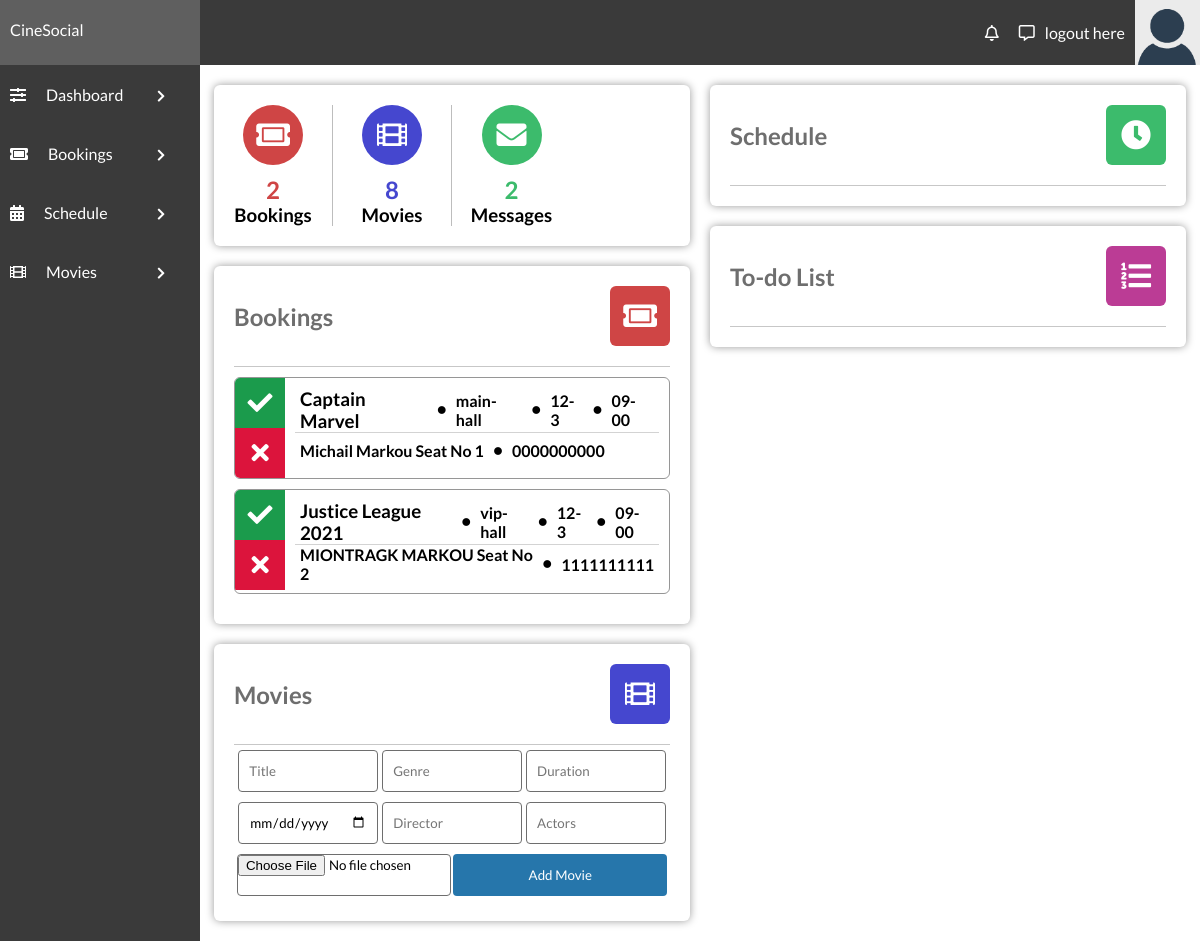
/admin/admin.php (signed in), run on the app's committed database.
### tables this page shows
CREATE TABLE `bookingtable` (
  `bookingID` int(11) NOT NULL,
  `movieName` varchar(100) DEFAULT NULL,
  `bookingTheatre` varchar(100) NOT NULL,
  `bookingType` varchar(100) DEFAULT NULL,
  `bookingDate` varchar(50) NOT NULL,
  `bookingTime` varchar(50) NOT NULL,
  `bookingFName` varchar(100) NOT NULL,
  `bookingLName` varchar(100) DEFAULT NULL,
  `bookingPNumber` varchar(12) NOT NULL,
  `seatP` varchar(10) NOT NULL
);

### includes/classes/Booking.php (the view, shortened to what this page needs)
<?php
class Booking  {
    public function __construct(){
        $this->getbookingNo();
        $this->getMessageNo();
        $this->getMoviesNo();
    }
    public function getCon() {
        return mysqli_connect("localhost", "root", "", "cinema_db");
    }
    public function fetchbookingTable() {
        return "SELECT * FROM bookingTable";
    }
    public function getbookingNo() {
        return mysqli_num_rows(mysqli_query($this->getCon(), $this->fetchbookingTable()));
    }
    public function getMessageNo() {
        return mysqli_num_rows(mysqli_query($this->getCon(), "SELECT * FROM feedbackTable"));
    }
    public function getMoviesNo() {
        return mysqli_num_rows(mysqli_query($this->getCon(), "SELECT * FROM movieTable"));
    }
    public function handleBookings() {
        if($result = mysqli_query($this->getCon(), $this->fetchbookingTable())){
            if(mysqli_num_rows($result) > 0){
                while($row = mysqli_fetch_array($result)){
                    echo "<div class=\"admin-panel-section-booking-item\">\n";
                    echo "                            <div class=\"admin-panel-section-booking-response\">\n";
                    echo "                                <i class=\"fas fa-check accept-booking\" title=\"Verify booking\"></i>\n";
                    echo "                                <a href='deleteBooking.php?id=".$row['bookingID']."'><i class=\"fas fa-times decline-booking\" title=\"Reject booking\"></i></a>\n";
                    echo "                            </div>\n";
                    echo "                            <div class=\"admin-panel-section-booking-info\">\n";
                    echo "                                <div>\n";
                    echo "                                    <h3>". $row['movieName'] ."</h3>\n";
                    echo "                                    <i class=\"fas fa-circle \"></i>\n";
                    echo "                                    <h4>". $row['bookingTheatre'] ."</h4>\n";
                    echo "                                    <i class=\"fas fa-circle \"></i>\n";
                    echo "                                    <h4>". $row['bookingDate'] ."</h4>\n";
                    echo "                                    <i class=\"fas fa-circle \"></i>\n";
                    echo "                                    <h4>". $row['bookingTime'] ."</h4>\n";
                    echo "                                </div>\n";
                    echo "                                <div>\n";
                    echo "                                    <h4>". $row['bookingFName'] ." ". $row['bookingLName'] . " Seat No ". $row['seatP'] ."</h4>\n";
                    echo "                                    <i class=\"fas fa-circle\"></i>\n";
                    echo "                                    <h4>". $row['bookingPNumber'] ."</h4>\n";
                    echo "                                </div>\n";
                    echo "                            </div>\n";
                    echo "                        </div>";
                }
            } else{
                echo '<h4 class="no-annot">No Bookings right now</h4>';
            }
        } else{
            echo "ERROR: Could not able to execute $this->fetchbookingTable(). " . mysqli_error($bookTable->getCon());
        }
    }
}
?>

### admin/admin.php (shortened to what this page needs)
<?php
require '../includes/classes/Booking.php';
?>
<!DOCTYPE html>
<html lang="en">
<head>
    <link rel="stylesheet" href="../assets/css/style-main.css">
    <link rel="stylesheet" href="https://use.fontawesome.com/releases/v5.7.2/css/all.css"
>
</head>
<body>
    <?php
    $bookTable = new Booking();
    ?>
    <div class="admin-section-header">
        <div class="admin-logo">
            CineSocial
        </div>
        <div class="admin-login-info">
            <i class="far fa-bell admin-notification-button"></i>
            <i class="far fa-comment-alt"></i>
            <a href="../includes/handlers/logoutadmin.php">logout here</a>
            <img class="admin-user-avatar" src="../assets/images/avatar.png" alt="">
        </div>
    </div>
    <div class="admin-container">
        <div class="admin-section admin-section1 ">
            <ul>
                <li><i class="fas fa-sliders-h"></i><a href="admin.php">Dashboard </a><i class="fas admin-dropdown fa-chevron-right"></i></li>
                <li><i class="fas fa-ticket-alt"></i><a href="">Bookings</a> <i class="fas admin-dropdown fa-chevron-right"></i></li>
                <li class="admin-navigation-schedule"><i class="fas fa-calendar-alt"></i>Schedule <i
                        class="fas admin-dropdown fa-chevron-right"></i>
                </li>
                <li><i class="fas fa-film"></i>Movies <i class="fas admin-dropdown fa-chevron-right"></i></li>
            </ul>
        </div>
        <div class="admin-section admin-section2">
            <div class="admin-section-column">
                <div class="admin-section-panel admin-section-stats">
                    <div class="admin-section-stats-panel">
                        <i class="fas fa-ticket-alt" style="background-color: #cf4545"></i>
                        <h2 style="color: #cf4545"><?php echo $bookTable->getBookingNo() ?></h2>
                        <h3>Bookings</h3>
                    </div>
                    <div class="admin-section-stats-panel">
                        <i class="fas fa-film" style="background-color: #4547cf"></i>
                        <h2 style="color: #4547cf"><?php echo $bookTable->getMoviesNo() ?></h2>
                        <h3>Movies</h3>
                    </div>
                    <div class="admin-section-stats-panel" style="border: none">
                        <i class="fas fa-envelope" style="background-color: #3cbb6c"></i>
                        <h2 style="color: #3cbb6c"><?php echo $bookTable->getMessageNo() ?></h2>
                        <h3>Messages</h3>
                    </div>
                </div>
                <div class="admin-section-panel admin-section-panel1">
                    <div class="admin-panel-section-header">
                        <h2>Bookings</h2>
                        <i class="fas fa-ticket-alt" style="background-color: #cf4545"></i>
                    </div>
                    <div class="admin-panel-section-content">
                        <?php
                        $bookTable->handleBookings();
                        ?>
                    </div>
                </div>
                <div class="admin-section-panel admin-section-panel2">
                    <div class="admin-panel-section-header">
                        <h2>Movies</h2>
                        <i class="fas fa-film" style="background-color: #4547cf"></i>
                    </div>
                    <form action="" method="POST">
                        <input placeholder="Title" type="text" name="movieTitle" required>
                        <input placeholder="Genre" type="text" name="movieGenre" required>
                        <input placeholder="Duration" type="number" name="movieDuration" required>
                        <input placeholder="Release Date" type="date" name="movieRelDate" required>
                        <input placeholder="Director" type="text" name="movieDirector" required>
                        <input placeholder="Actors" type="text" name="movieActors" required>
                        <input type="file" name="movieImg" accept="image/*">
                        <button type="submit" value="submit" name="submit" class="form-btn">Add Movie</button>
                    </form>
                </div>
            </div>
            <div class="admin-section-column">
                <div class="admin-section-panel admin-section-panel4">
                    <div class="admin-panel-section-header">
                        <h2>Schedule</h2>
                        <i class="fas fa-clock" style="background-color: #3cbb6c"></i>
                    </div>
                </div>
                <div class="admin-section-panel admin-section-panel5">
                    <div class="admin-panel-section-header">
                        <h2>To-do List</h2>
                        <i class="fas fa-list-ol" style="background-color: #bb3c95"></i>
                    </div>
                </div>
            </div>
        </div>
    </div>
</body>
</html>

### assets/css/style-main.css (style rules this page uses)
* { margin: 0; padding: 0; box-sizing: border-box; font-family: 'Lato', sans-serif; text-decoration: none; color: unset; }
.admin-dropdown { float: right; font-style: normal; margin-left: 3px; font-size: 13px; position: absolute; right: 15px; top: 25px; margin: 0; }
.admin-section-header { color: #FFF; width: 100%; background-color: #3a3a3a; display: grid; grid-template-columns: 1fr 5fr; }
.admin-user-avatar { width: 65px; }
.admin-login-info { display: flex; align-items: center; justify-content: flex-end; }
.admin-login-info i { margin: 0 10px; cursor: pointer; }
.admin-login-info img { margin-left: 10px; }
.admin-logo { padding: 20px 10px; background-color: #5f5f5f; }
.admin-container { display: grid; grid-template-columns: 1fr 5fr; }
.admin-section1 { background-color: #3a3a3a; height: 100%; }
.admin-section1 ul li { width: 100%; padding: 20px 10px; background-color: #3a3a3a; color: #FFF; transition: all 0.3s ease; position: relative; cursor: pointer; }
.admin-section1 ul li i { margin-right: 20px; }
.admin-section2 { display: flex; flex-wrap: wrap; padding: 0 4px; }
.admin-section-column { flex: 50%; max-width: 50%; padding: 0 10px; }
.admin-section-panel { width: 100%; vertical-align: middle; background-color: #FFF; -webkit-border-radius: 6px; -moz-border-radius: 6px; border-radius: 6px; -webkit-box-shadow: 0px 0px 9px 0px rgba(0, 0, 0, 0.40); -moz-box-shadow: 0px 0px 9px 0px rgba(0, 0, 0, 0.40); box-shadow: 0px 0px 9px 0px rgba(0, 0, 0, 0.40); padding: 20px; margin: 20px 0; }
.admin-panel-section-header { display: flex; align-items: center; justify-content: flex-start; padding-bottom: 20px; border-bottom: #c7c7c7 1px solid; }
.admin-panel-section-header>h2 { color: #6e6e6e; }
.admin-panel-section-header>i { text-align: center; font-size: 30px; color: white; height: 60px; width: 60px; border-radius: 10%; line-height: 60px; transition: all 0.5s ease; margin-left: auto; cursor: pointer; }
.admin-section-stats { display: flex; padding: 20px 0; }
.admin-section-stats-panel { flex: 25%; max-width: 25%; text-align: center; border-right: #bdbdbd 1px solid; }
.admin-section-stats-panel>i { font-size: 30px; color: white; height: 60px; width: 60px; border-radius: 50%; line-height: 60px; transition: all 0.5s ease; margin-bottom: 10px; }
.admin-panel-section-booking-item { background-color: none; -webkit-border-radius: 6px; -moz-border-radius: 6px; border-radius: 6px; border: #969696 1px solid; margin: 10px 0; overflow: hidden; display: flex; transition: all 0.6s ease; }
.admin-panel-section-booking-response i { font-size: 25px; height: 50px; width: 50px; color: #FFF; line-height: 50px; text-align: center; display: block; cursor: pointer; }
.admin-panel-section-booking-response .accept-booking { background-color: #1b9b4c; }
.admin-panel-section-booking-response .decline-booking { background-color: #dc143c; }
.admin-panel-section-booking-info { margin: 10px 10px; display: flex; flex: 100%; flex-direction: column; justify-content: center; }
.admin-panel-section-booking-info div:first-child { border-bottom: #d3d3d3 1px solid; }
.admin-panel-section-booking-info>div { height: 100%; display: flex; }
.admin-panel-section-booking-info>div>* { display: inline-block; margin: auto 5px; }
.admin-panel-section-booking-info>div .fa-circle { font-size: 8px; }
.admin-section-panel2 form { display: flex; justify-content: space-evenly; flex-wrap: wrap; align-items: center; }
.admin-section-panel2 form input { border-radius: 4px; border: 1px solid #6e6e6e; padding: 10px; width: 32%; height: 42px; margin: 5px 0; }
.admin-section-panel2 form input[type="file"] { width: 49%; padding: 0; }
.admin-section-panel2 form button { border-radius: 4px; border: none; padding: 10px; width: 49%; text-align: center; background-color: #2676ab; color: #FFF; transition: all 0.7s ease; cursor: pointer; height: 42px; }

### data on the page
bookingtable: movieName "Captain Marvel", bookingTheatre "main-hall", bookingDate "12-3", bookingTime "09-00", bookingFName "Michail", bookingLName "Markou", seatP "1", bookingPNumber "0000000000"
bookingtable: movieName "Justice League 2021", bookingTheatre "vip-hall", bookingDate "12-3", bookingTime "09-00", bookingFName "MIONTRAGK", bookingLName "MARKOU", seatP "2", bookingPNumber "1111111111"

### other printed values
$bookTable->getBookingNo() "2"
$bookTable->getMoviesNo() "8"
$bookTable->getMessageNo() "2"
